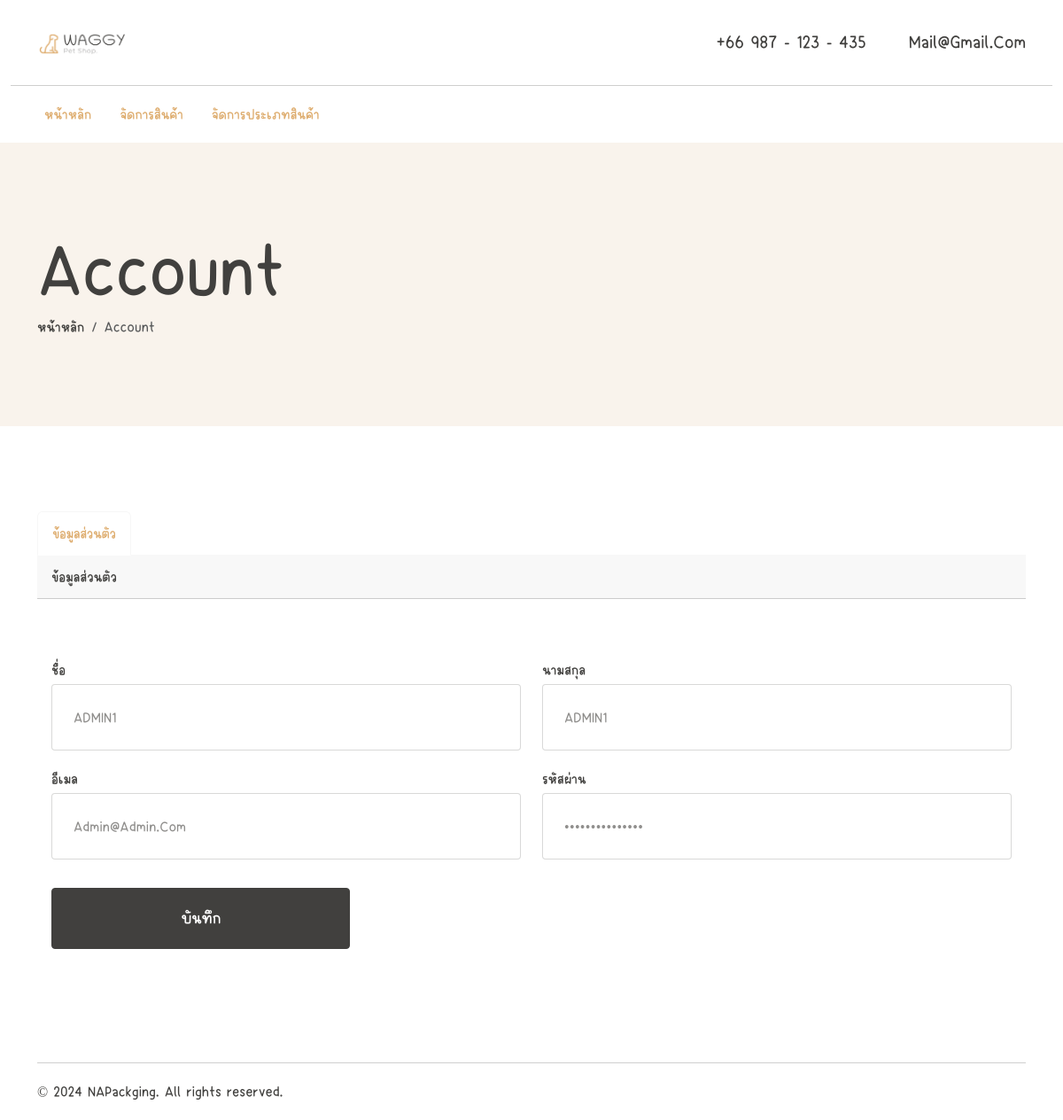
/a/account.php (signed in), run on the app's committed database.
### tables this page shows
CREATE TABLE `paper_ad_account` (
  `AD_ID` int(11) NOT NULL,
  `AD_CODE` varchar(20) NOT NULL,
  `AD_FNAME_TH` varchar(50) NOT NULL,
  `AD_LNAME_TH` varchar(50) NOT NULL,
  `AD_PASSWORD` text NOT NULL,
  `AD_STATUS` varchar(2) DEFAULT NULL,
  `AD_EMAIL` varchar(100) NOT NULL
);

### config/connectdb.php (called while the page is built, shortened)
<?php
class Database
{
    private static $link = null;
    private static function getLink()
    {
        if (self::$link) {
            return self::$link;
        }
        self::$link = new PDO("mysql:host=" . DB_HOST . ";dbname=" . DB_NAME . ";charset=utf8", DB_USERNAME, DB_PASSWORD);
        self::$link->setAttribute(PDO::ATTR_ERRMODE, PDO::ERRMODE_EXCEPTION);
        return self::$link;
    }
    public static function __callStatic($name, $args)
    {
        $callback = array(self::getLink(), $name);
        return call_user_func_array($callback, $args);
    }
    public static function squery($sql, $opt = PDO::FETCH_OBJ, $all = null)
    {
        if ($all == true) {
            return self::query($sql, $opt)->fetchAll($opt);
        } else if ($all == false) {
            return self::query($sql, $opt)->fetch($opt);
        } else {
            return self::query($sql, $opt);
        }
    }
}
?>

### a/account.php (the view, shortened to what this page needs)
<!DOCTYPE html>
<html lang="en">
<head>
    <?php include("inc/head.php") ?>
</head>
<body class="">
    <?php include("inc/header.php") ?>
    <?php
    $rwRco = Database::squery("SELECT * FROM `paper_ad_account` WHERE AD_ID = '{$_SESSION["id"]}'", PDO::FETCH_OBJ, false);
    ?>
    <section id="banner" class="py-3" style="background: #F9F3EC;">
        <div class="container">
            <div class="hero-content py-5 my-3">
                <h2 class="display-1 mt-3 mb-0">Account</h2>
                <nav class="breadcrumb">
                    <a class="breadcrumb-item nav-link" href="#">หน้าหลัก</a>
                    <span class="breadcrumb-item active" aria-current="page">Account</span>
                </nav>
            </div>
        </div>
    </section>
    <div class="shopify-grid">
        <div class="container py-5 my-5">
            <ul class="nav nav-tabs" id="myTab" role="tablist">
                <li class="nav-item" role="presentation">
                    <button class="nav-link active" id="h1-tab" data-bs-toggle="tab" data-bs-target="#h1-tab-pane" type="button" role="tab" aria-controls="h1-tab-pane" aria-selected="true">ข้อมูลส่วนตัว</button>
                </li>
            </ul>
            <div class="tab-content" id="myTabContent">
                <div class="tab-pane fade  show active " id="h1-tab-pane" role="tabpanel" aria-labelledby="h1-tab" tabindex="0">
                    <div class="card">
                        <div class="card-header">ข้อมูลส่วนตัว</div>
                        <div class="card-body">
                            <form id="form1" action="javascript:;" method="POST" class="form-group mt-5">
                                <div class="row">
                                    <div class="col-6">
                                        <label for="">ชื่อ</label>
                                        <input type="text" name="AD_FNAME_TH" value="<?php echo $rwRco->AD_FNAME_TH ?>" placeholder="กรุณากรอกชื่อ" class="form-control mb-3 p-4" required>
                                    </div>
                                    <div class="col-6">
                                        <label for="">นามสกุล</label>
                                        <input type="text" name="AD_LNAME_TH" value="<?php echo $rwRco->AD_LNAME_TH ?>" placeholder="กรุณากรอกนามสกุล" class="form-control mb-3 p-4" required>
                                    </div>
                                    <div class="col-6">
                                        <label for="">อีเมล</label>
                                        <input type="text" name="AD_EMAIL" value="<?php echo $rwRco->AD_EMAIL ?>" placeholder="Enter email address" class="form-control mb-3 p-4" value="user@user.com" required>
                                    </div>
                                    <div class="col-6">
                                        <label for="">รหัสผ่าน</label>
                                        <input type="password" id="inputPassword1" value="<?php echo $rwRco->AD_PASSWORD ?>" placeholder="Enter password" name="AD_PASSWORD" class="form-control mb-3 p-4" aria-describedby="passwordHelpBlock" value="user@user.com" required>
                                    </div>
                                    <div class="row">
                                        <div class="col-4">
                                            <div class="d-grid my-3">
                                                <button type="submit" class="btn btn-dark btn-lg rounded-1">บันทึก</button>
                                            </div>
                                        </div>
                                    </div>
                                </div>
                            </form>
                        </div>
                    </div>
                </div>
            </div>
        </div>
    </div>
    <?php include("inc/footer.php") ?>
</body>
</html>

### style.css (style rules this page uses)
:root { --header-height: 160px; --header-height-min: 80px; }
:root { --accent-color: #DEAD6F; --dark-color: #222222; --light-dark-color: #727272; --light-color: #fff; --grey-color: #dbdbdb; --light-grey-color: #fafafa; --primary-color: #6995B1; --light-primary-color: #eef1f3; }
:root { --body-font: 'KhaoNiawThin', cursive; --heading-font: 'KhaoNiawThin', cursive; --secondary-font: 'KhaoNiawThin', sans-serif; }
body { --bs-link-color: #333; --bs-link-hover-color: #333; --bs-link-color-rgb: 40, 40, 40; --bs-link-hover-color-rgb: 0, 0, 0; --bs-light-rgb: 248, 248, 248; --bs-font-sans-serif: 'KhaoNiawThin', cursive; --bs-body-font-family: var(--bs-font-sans-serif); --bs-body-font-size: 1rem; --bs-body-font-weight: 400; --bs-body-line-height: 2; --bs-body-color: #41403E; --bs-primary: #DEAD6F; --bs-primary-rgb: 222, 173, 111; --bs-primary-bg-subtle: #FFF9EB; --bs-border-color: #F7F7F7; --bs-secondary-rgb: 230, 243, 251; --bs-success-rgb: 238, 245, 228; --bs-danger-rgb: 249, 235, 231; --bs-warning-rgb: 255, 249, 235; --bs-info-rgb: 230, 243, 250; }
.btn-dark { padding: 1.2rem 3rem; font-size: 1.1875rem; text-transform: uppercase; --bs-btn-color: #fff; --bs-btn-bg: #41403E; --bs-btn-border-color: #41403E; --bs-btn-hover-color: #fff; --bs-btn-hover-bg: #363533; --bs-btn-hover-border-color: #363533; --bs-btn-focus-shadow-rgb: 66, 70, 73; --bs-btn-active-color: #fff; --bs-btn-active-bg: #41403E; --bs-btn-active-border-color: #41403E; --bs-btn-active-shadow: inset 0 3px 5px rgba(0, 0, 0, 0.125); --bs-btn-disabled-color: #fff; --bs-btn-disabled-bg: #41403E; --bs-btn-disabled-border-color: #41403E; }
body { letter-spacing: 0.01625rem; }
h1, h2, h3, h4, h5, h6 { font-family: var(--heading-font); color: var(--bs-body-color); font-weight: 400; text-transform: capitalize; }
a { text-decoration: none; }
.card { --bs-card-inner-border-radius: none; --bs-card-bg: transparent; background-color: transparent; border: none; }
.form-control { color: #908F8D; line-height: normal; letter-spacing: 0.02125rem; text-transform: capitalize; border-radius: 0.25rem; border: 1px solid rgba(65, 64, 62, 0.20); background: #FFF; display: flex; padding: 1.25rem 0rem 1.25rem 1.25rem; align-items: center; gap: 0.375rem; align-self: stretch; }
.nav-tabs .nav-item.show .nav-link, .nav-tabs .nav-link.active { color: var(--accent-color); }

### a/inc/head.php (style rules this page uses)
* { font-family: 'KhaoNiawThin' !important; }

### data on the page
paper_ad_account: AD_FNAME_TH "ADMIN1", AD_LNAME_TH "ADMIN1", AD_EMAIL "admin@admin.com"
